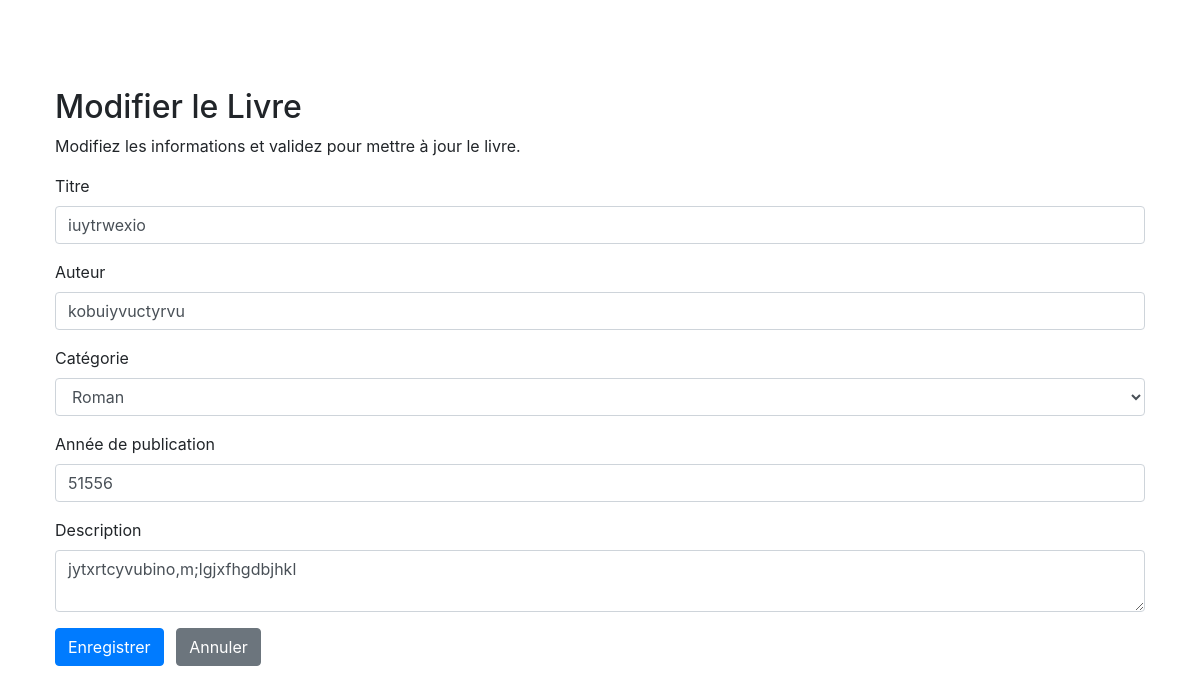
/modifier.php?id=4, run on the app's committed database.
### tables this page shows
CREATE TABLE IF NOT EXISTS `livres` (
  `id` int NOT NULL AUTO_INCREMENT,
  `titre` varchar(255) NOT NULL,
  `auteur` varchar(255) NOT NULL,
  `categorie_id` int DEFAULT NULL,
  `annee_publication` int DEFAULT NULL,
  `description` text,
  `date_ajout` timestamp NULL DEFAULT CURRENT_TIMESTAMP,
  PRIMARY KEY (`id`),
  KEY `categorie_id` (`categorie_id`)
);

CREATE TABLE IF NOT EXISTS `categories` (
  `id` int NOT NULL AUTO_INCREMENT,
  `nom` varchar(100) NOT NULL,
  PRIMARY KEY (`id`),
  UNIQUE KEY `nom` (`nom`)
);

### modifier.php (the view, shortened to what this page needs)
<?php
require_once "config.php";
$titre = $auteur = $annee_publication = $description = $categorie_id = "";
$titre_err = $auteur_err = $annee_err = "";
$stmt_categories = $bdd->query("SELECT * FROM categories ORDER BY nom");
$categories = $stmt_categories->fetchAll(PDO::FETCH_ASSOC);
if(isset($_POST["id"]) && !empty($_POST["id"])){
    $id = $_POST["id"];
    if(empty(trim($_POST["titre"]))) {
        $titre_err = "Veuillez entrer un titre.";
    } else {
        $titre = trim($_POST["titre"]);
    }
    if(empty(trim($_POST["auteur"]))) {
        $auteur_err = "Veuillez entrer un auteur.";
    } else {
        $auteur = trim($_POST["auteur"]);
    }
    $categorie_id = !empty($_POST["categorie_id"]) ? trim($_POST["categorie_id"]) : null;
    $annee_publication = !empty($_POST["annee_publication"]) ? trim($_POST["annee_publication"]) : null;
    $description = trim($_POST["description"]);
    if(empty($titre_err) && empty($auteur_err)) {
        $sql = "UPDATE livres SET titre=:titre, auteur=:auteur, categorie_id=:categorie_id,
                annee_publication=:annee_publication, description=:description WHERE id=:id";
        if($stmt = $bdd->prepare($sql)){
            $stmt->bindParam(":titre", $titre, PDO::PARAM_STR);
            $stmt->bindParam(":auteur", $auteur, PDO::PARAM_STR);
            $stmt->bindParam(":categorie_id", $categorie_id, PDO::PARAM_INT);
            $stmt->bindParam(":annee_publication", $annee_publication, PDO::PARAM_INT);
            $stmt->bindParam(":description", $description, PDO::PARAM_STR);
            $stmt->bindParam(":id", $id, PDO::PARAM_INT);
            if($stmt->execute()){
                header("location: index.php");
                exit();
            } else {
                echo "Une erreur s'est produite.";
            }
        }
    }
} else {
    if(isset($_GET["id"]) && !empty(trim($_GET["id"]))){
        $id = trim($_GET["id"]);
        $sql = "SELECT * FROM livres WHERE id = :id";
        if($stmt = $bdd->prepare($sql)){
            $stmt->bindParam(":id", $id, PDO::PARAM_INT);
            if($stmt->execute()){
                if($stmt->rowCount() == 1){
                    $row = $stmt->fetch(PDO::FETCH_ASSOC);
                    $titre = $row["titre"];
                    $auteur = $row["auteur"];
                    $categorie_id = $row["categorie_id"];
                    $annee_publication = $row["annee_publication"];
                    $description = $row["description"];
                } else{
                    header("location: index.php");
                    exit();
                }
            } else{
                echo "Une erreur s'est produite.";
            }
        }
    } else{
        header("location: index.php");
        exit();
    }
}
?>
<!DOCTYPE html>
<html lang="fr">
<head>
    <link rel="stylesheet" href="https://stackpath.bootstrapcdn.com/bootstrap/4.5.2/css/bootstrap.min.css">
</head>
<body>
    <div class="wrapper">
        <div class="container-fluid">
            <div class="row">
                <div class="col-md-12">
                    <h2 class="mt-5">Modifier le Livre</h2>
                    <p>Modifiez les informations et validez pour mettre à jour le livre.</p>
                    <form action="<?= htmlspecialchars($_SERVER["PHP_SELF"]); ?>" method="post">
                        <div class="form-group">
                            <label>Titre</label>
                            <input type="text" name="titre" class="form-control <?= (!empty($titre_err)) ? 'is-invalid' : ''; ?>" value="<?= $titre; ?>">
                        </div>
                        <div class="form-group">
                            <label>Auteur</label>
                            <input type="text" name="auteur" class="form-control <?= (!empty($auteur_err)) ? 'is-invalid' : ''; ?>" value="<?= $auteur; ?>">
                        </div>
                        <div class="form-group">
                            <label>Catégorie</label>
                            <select name="categorie_id" class="form-control">
                                <?php foreach($categories as $categorie): ?>
                                    <option value="<?= $categorie['id'] ?>" <?= ($categorie_id == $categorie['id']) ? 'selected' : '' ?>>
                                        <?= htmlspecialchars($categorie['nom']) ?>
                                    </option>
                                <?php endforeach; ?>
                            </select>
                        </div>
                        <div class="form-group">
                            <label>Année de publication</label>
                            <input type="number" name="annee_publication" class="form-control" value="<?= $annee_publication; ?>">
                        </div>
                        <div class="form-group">
                            <label>Description</label>
                            <textarea name="description" class="form-control"><?= $description; ?></textarea>
                        </div>
                        <input type="submit" class="btn btn-primary" value="Enregistrer">
                        <a href="index.php" class="btn btn-secondary ml-2">Annuler</a>
                    </form>
                </div>
            </div>
        </div>
    </div>
</body>
</html>

### modifier.php (style rules this page uses)
body { padding: 20px; }
.wrapper { width: 100%; padding: 20px; }

### data on the page
livres: titre "iuytrwexio", auteur "kobuiyvuctyrvu", categorie_id "Roman", annee_publication "51556", description "jytxrtcyvubino,m;lgjxfhgdbjhkl"
